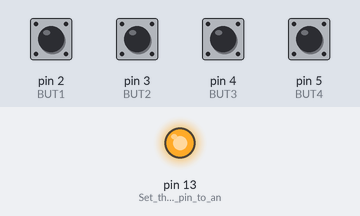
Bench run of a sketch on a simulated Arduino Uno, built with avr-gcc and run on an emulated ATmega328P. On the bench: output pins drawn as LEDs (lit = HIGH). The test bench sets the inputs (shaded band); at power-on: pin 2 (BUT1), pin 3 (BUT2), pin 4 (BUT3), pin 5 (BUT4) HIGH.

Above: at 1.2 s.
1.3 s: pin 2 (BUT1) pulled LOW for 0.15 s
At 1.5 s:
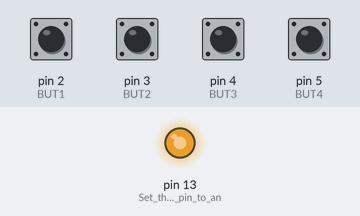
3.0 s: pin 3 (BUT2) pulled LOW for 1 s
6.0 s: pin 5 (BUT4) pulled LOW for 0.15 s
At 6.18 s:
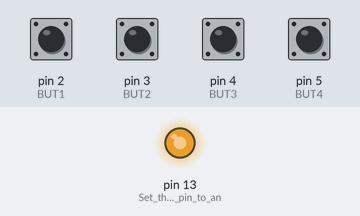
7.7 s: pin 4 (BUT3) pulled LOW for 1 s
10.7 s: pin 2 (BUT1) pulled LOW for 1 s
Timing chart, 0 to 13.7 s (numbered marks = the images above; inputs shaded):
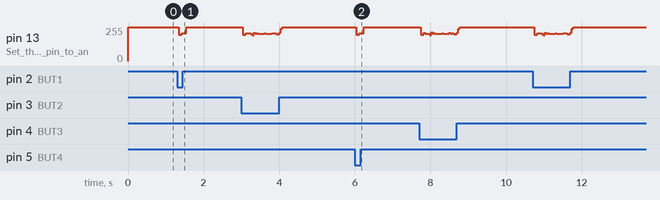

The sketch:

IR_Sender.ino
```cpp
/* IR Codes. Use the IR_Decoder sketch with a remote control to get codes you wish to send */
#define IR_ADDRESS 0xFF
#define IR_CODE1 0x10
#define IR_CODE2 0x20
#define IR_CODE3 0x30
#define IR_CODE4 0x40

#define BUT1 2  //Digital pin for buton 1
#define BUT2 3  //Digital pin for buton 2
#define BUT3 4  //Digital pin for buton 3
#define BUT4 5  //Digital pin for buton 4


void setup()
{
  pinMode(13, OUTPUT);            //Set the IR LED pin to an output
  digitalWrite(13, HIGH);         //And make sure the LED is off
  pinMode(BUT1, INPUT_PULLUP);    //Configure button 1 digital pin to an input
  pinMode(BUT2, INPUT_PULLUP);    //Configure button 2 digital pin to an input
  pinMode(BUT3, INPUT_PULLUP);    //Configure button 3 digital pin to an input
  pinMode(BUT4, INPUT_PULLUP);    //Configure button 4 digital pin to an input
}


void loop()
{
  if(!digitalRead(BUT1)) //If button 1 is pressed then send the first IR code
    SendCode(IR_ADDRESS, IR_CODE1);
  if(!digitalRead(BUT2)) //If button 2 is pressed then send the second IR code
    SendCode(IR_ADDRESS, IR_CODE2);
  if(!digitalRead(BUT3)) //If button 3 is pressed then send the third IR code
    SendCode(IR_ADDRESS, IR_CODE3);
  if(!digitalRead(BUT4)) //If button 4 is pressed then send the forth IR code
    SendCode(IR_ADDRESS, IR_CODE4);
}


/* Sends a full IR remote code */
void SendCode(byte address, byte command)
{
  Start();            //Send the start pulse
  SendByte(address);  //Send the address
  SendByte(~address); //Send the inverse of the address for error checking
  SendByte(command);  //Send the command
  SendByte(~command); //Send the inverse of the command for error checking
  SendBit(true);      //Send one final bit to signify the end of the code
}

/* Used by the SendCode() function above to send one byte (8 bits) of data */
void SendByte(byte data)
{
  for(int i = 0; i < 8; i++)
    SendBit((data >> i) & 1);
}

/* Used by the SendCode() and SendByte() functions above to send one bit of data */
void SendBit(boolean state)
{
  Send32KHzPulse(21);
  if(state)
    delayMicroseconds(1610);
  else
    delayMicroseconds(530);
}

/* Tells the receiver that we are about to send a code by sending a start pulse */
void Start(void)
{
  Send32KHzPulse(338);
  delayMicroseconds(4500);
}

/* Pulses the LED at 38KHz */
void Send32KHzPulse(unsigned int pulses)
{
  while(pulses)
  {
   PORTB &= ~_BV(PB5);
   delayMicroseconds(13);
   PORTB |= _BV(PB5);
   delayMicroseconds(13);
   pulses--;
  }
}
```

Measured:
- after the input at 1.3 s, pin 13 (Set_the_IR_LED_pin_to_an): 255/255 → 198/255 at once, → 210/255 0.08 s later, → 255/255 0.12 s later
- after the input at 6.0 s, pin 13 (Set_the_IR_LED_pin_to_an): 255/255 → 198/255 at once, → 210/255 0.08 s later, → 255/255 0.12 s later
